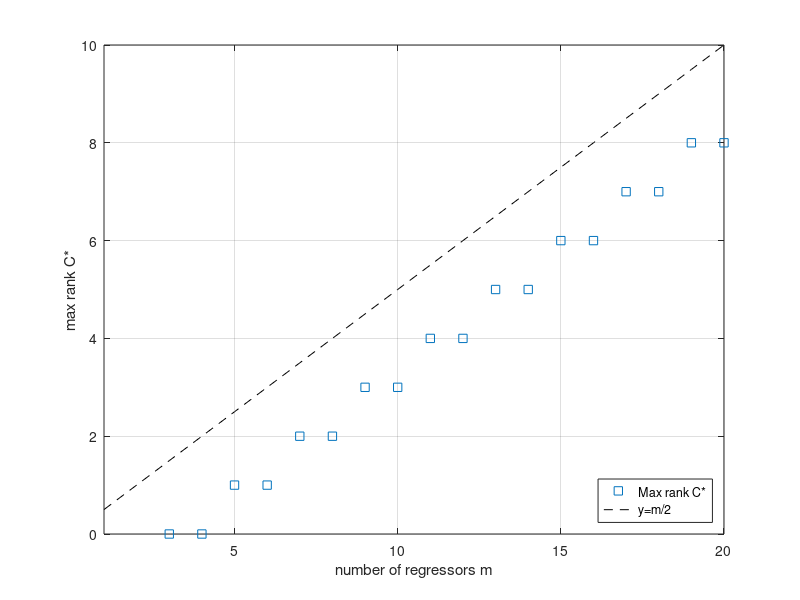

This chart was generated by the following MATLAB code:
clear all; 
max_m = 20;
eqs = zeros(max_m,1); max_rank = zeros(max_m,1); 
for m=2:max_m; 
    eqs(m) = nchoosek(m,2); 
    max_rank(m) = floor((eqs(m) - m)/m); 
end;
plot(3:max_m,max_rank(3:end),'s'); 
grid on; axis tight; 
xlabel('number of regressors m'); ylabel('max rank C*');

hold on; plot(1:max_m, [1:max_m]/2,'k--');
legend('Max rank C*','y=m/2','Location','SouthEast');
